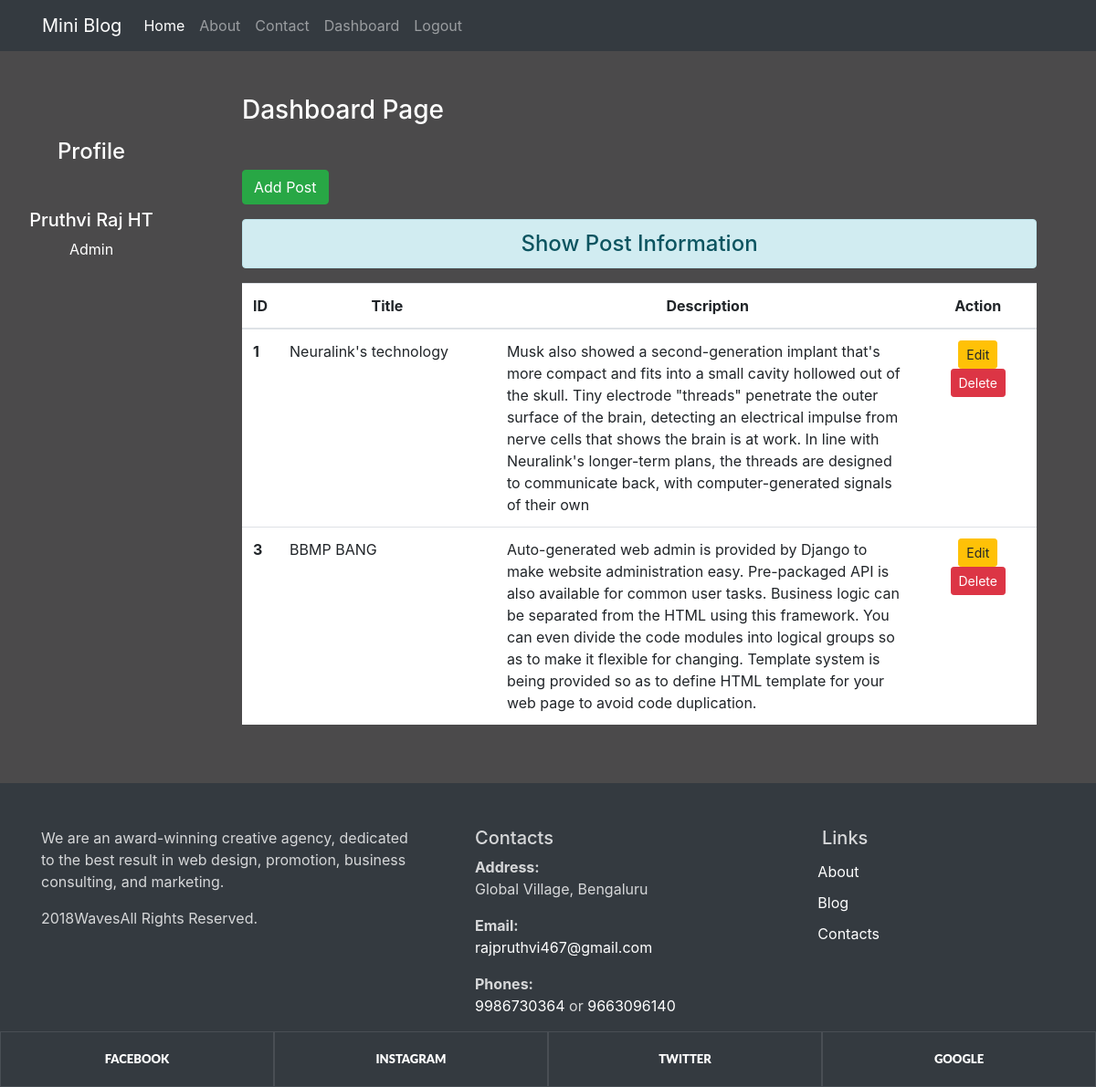
The page /dashboard/ (signed in) on the database its author committed.
### miniblog/models.py (models this page shows)
class Post(models.Model):
    title = models.CharField(max_length=150)
    author = models.CharField(max_length=160)
    desc = models.TextField()
    dop = models.DateField()

### miniblog/views.py (the view)
# urls.py: path('dashboard/',views.dashboard,name='dashboard'),
def dashboard(request):
    if request.user.is_authenticated:
        post = Post.objects.all()
        user = request.user
        full_name = user.get_full_name()
        gps = user.groups.all()
        return render(request,'miniblog/dashboard.html',{'posts':post,'full_name':full_name,'groups':gps})
    else:
        return HttpResponseRedirect('/login/')

### miniblog/templates/miniblog/dashboard.html (shortened to what this page needs)
{% extends 'miniblog/base.html' %}
{% load static %}
{% block side %}
<div class="col-sm-2 text-white my-5 text-center">
    <h4 class="my-5">Profile</h4>
    <h5 class="fn">{{full_name}}</h5>
    {% for group in groups %}
        <p>{{group.name}}</p>
    {% endfor %}
</div>
{% endblock side %}
{% block content %}
<div class="w-75 container">
    <h3 class="text-white my-5" >Dashboard Page</h3>
    <a href = "{% url 'addpost' %}" class = "btn btn-success">Add Post</a>
    <h4 class="text-center alert alert-info mt-3">Show Post Information</h4>
    {% if posts %}
    <table class ="table table-hover bg-white">
    <thead>
        <tr class ="text-center">
            <th scope ="col" style ="width:2%">ID</th>
            <th scope ="col" style ="width:28%">Title</th>
            <th scope ="col" style ="width:55%">Description</th>
            <th scope ="col" style ="width:15%">Action</th>
        </tr>
    </thead>
    <tbody>
    {% for post in posts %}
    <tr>
        <th scope = "row">{{post.id}}</th>
        <td>{{post.title}}</td>
        <td>{{post.desc}}</td>
        <td class = "text-center">
        <a href = "{% url 'updatepost' post.id %}" class ="btn btn-warning btn-sm">Edit</a>
        {% if perms.blog.delete_post %}
        <form action ="{% url 'deletepost' post.id %}" method="post" class="d-inline"> {% csrf_token %}
        <input type ="submit" class ="btn btn-danger btn-sm" value ="Delete">
        </form>
        {% endif %}
        </td>
        </tr>
    {% endfor %}
    </tbody>
    </table>
{% else %}
    <h4 class = 'text-center alert alert-warning'>No Records</h4>
{% endif %}
</div>
{% endblock content %}

### miniblog/static/miniblog/css/style.css (style rules this page uses)
body { background-color:#4B4A4B; color :#faebd7; }
form { color: rgb(177,168,168); }

### rows shown on the page
Post: id "1", title "Neuralink's technology", desc "Musk also showed a second-generation implant that's more compact and fits into a small cavity hollowed out of the skull. Tiny electrode \"threads\" penetrate the outer surface of the brain, detecting an electrical impulse from nerve cells that shows the brain is at work. In line with Neuralink's longer-term plans, the threads are designed to communicate back, with computer-generated signals of their own"
Post: id "3", title "BBMP BANG", desc "Auto-generated web admin is provided by Django to make website administration easy. Pre-packaged API is also available for common user tasks. Business logic can be separated from the HTML using this framework. You can even divide the code modules into logical groups so as to make it flexible for changing. Template system is being provided so as to define HTML template for your web page to avoid code duplication."

### other values the page prints
{{ full_name }} "Pruthvi Raj HT"
{{ group.name }} "Admin"
